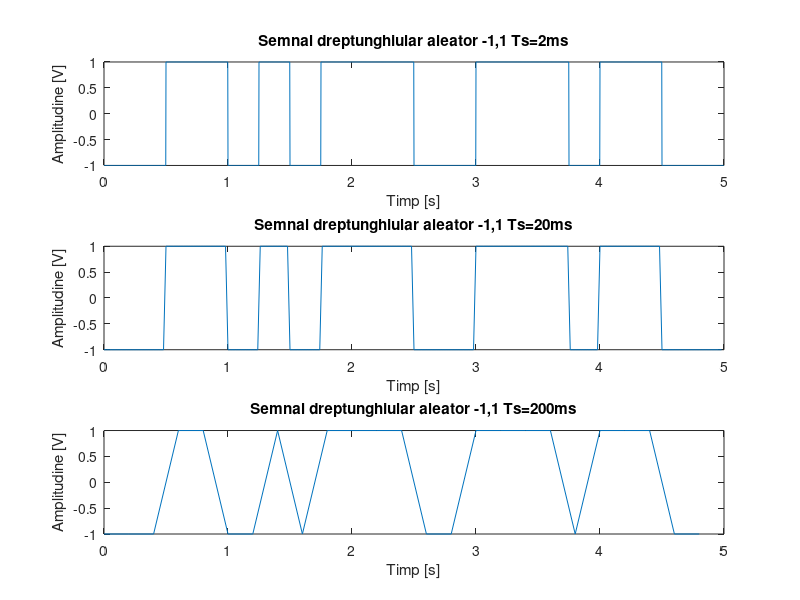
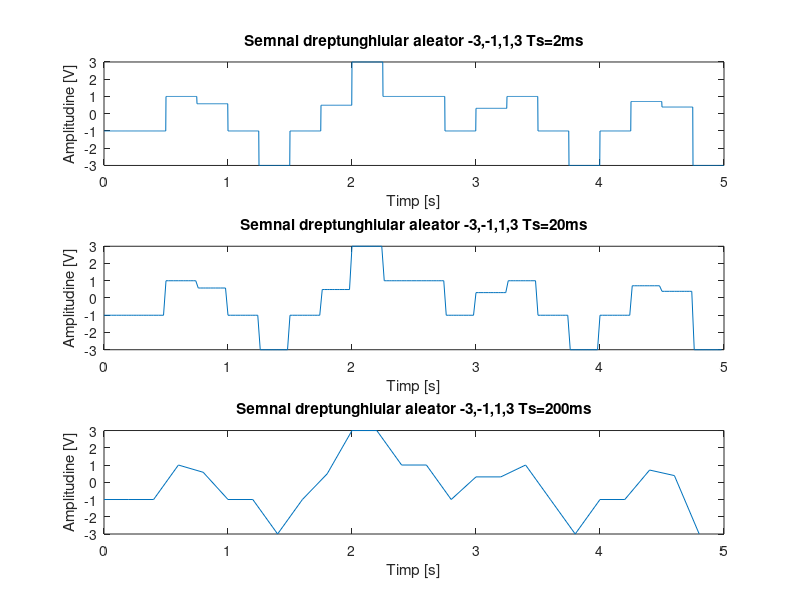
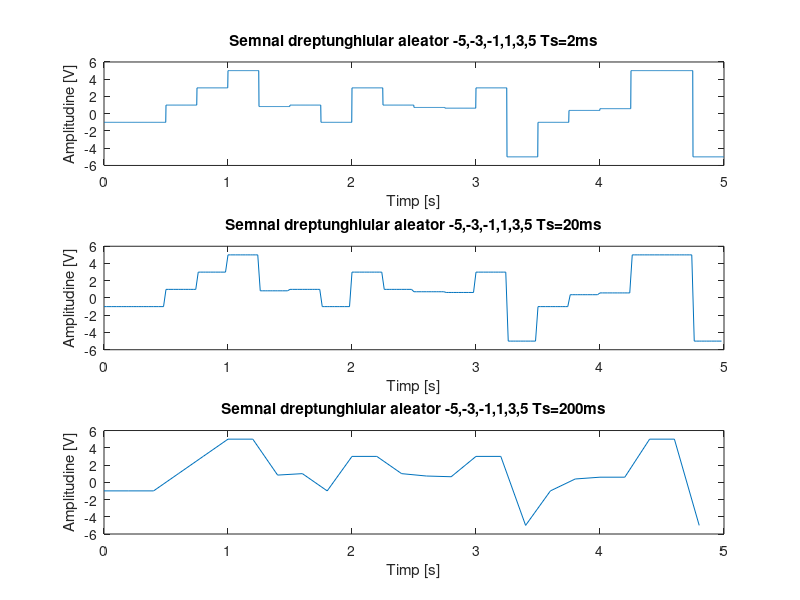
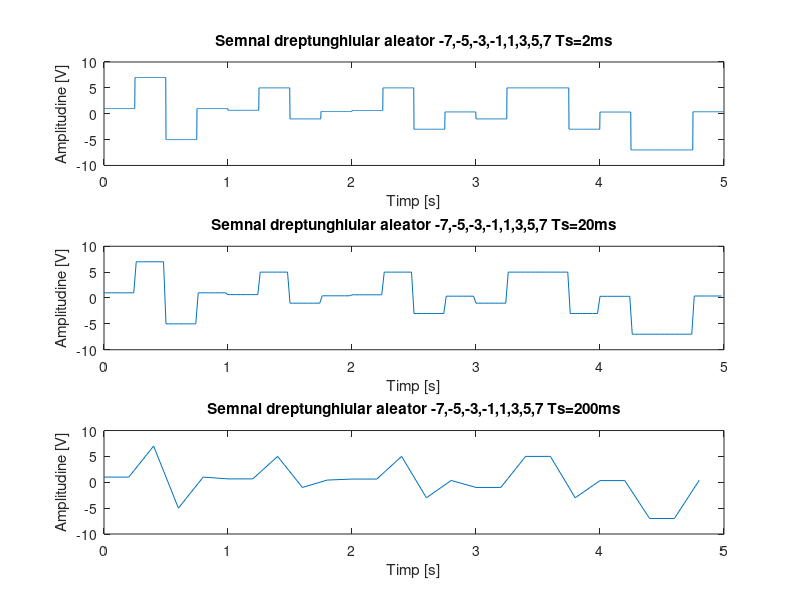

Here is the MATLAB script that generated these plots, in order:
Ts_2ms = 0.002;
Ts_20ms = 0.02;
Ts_200ms = 0.2;

%% semnal multinivel aleator a) {-1,1}


T = 5;
T_nivel = 0.25
t_2ms = 0:Ts_2ms:T-Ts_2ms;

x=rand(1,T/T_nivel);
x(x>0.5)=1;
x(x<0.5)=-1;

x_2ms =repmat(x,(T_nivel/Ts_2ms),1);
x_2ms = reshape(x_2ms,[1 ((T_nivel/Ts_2ms))*T/T_nivel])
figure(3);
subplot(3,1,1);
plot(t_2ms,x_2ms);
title('Semnal dreptunghiular aleator {-1,1} Ts=2ms');
xlabel('Timp [s]');
ylabel('Amplitudine [V]')

subplot(3,1,2);
plot(t_2ms(1:10:length(t_2ms)),x_2ms(1:10:length(x_2ms)));
title('Semnal dreptunghiular aleator {-1,1} Ts=20ms');
xlabel('Timp [s]');
ylabel('Amplitudine [V]')

subplot(3,1,3);
plot(t_2ms(1:100:length(t_2ms)),x_2ms(1:100:length(x_2ms)));
title('Semnal dreptunghiular aleator {-1,1} Ts=200ms');
xlabel('Timp [s]');
ylabel('Amplitudine [V]')

%% semnal multinivel aleator a) {-3,-1,1,3}


T = 5;
T_nivel = 0.25
t_2ms = 0:Ts_2ms:T-Ts_2ms;

x=rand(1,T/T_nivel);
x(x>0.75)=3;
x(x<0.25)=-3;
x(0.5<x(x<0.75))=1;
x(0.5>x(x>0.25))=-1;

x_2ms =repmat(x,(T_nivel/Ts_2ms),1);
x_2ms = reshape(x_2ms,[1 ((T_nivel/Ts_2ms))*T/T_nivel])
figure(4);
subplot(3,1,1);
plot(t_2ms,x_2ms);
title('Semnal dreptunghiular aleator {-3,-1,1,3} Ts=2ms');
xlabel('Timp [s]');
ylabel('Amplitudine [V]')

subplot(3,1,2);
plot(t_2ms(1:10:length(t_2ms)),x_2ms(1:10:length(x_2ms)));
title('Semnal dreptunghiular aleator {-3,-1,1,3} Ts=20ms');
xlabel('Timp [s]');
ylabel('Amplitudine [V]')

subplot(3,1,3);
plot(t_2ms(1:100:length(t_2ms)),x_2ms(1:100:length(x_2ms)));
title('Semnal dreptunghiular aleator {-3,-1,1,3} Ts=200ms');
xlabel('Timp [s]');
ylabel('Amplitudine [V]')


%% semnal multinivel aleator a) {-5,-3,-1,1,3,5}


T = 5;
T_nivel = 0.25
t_2ms = 0:Ts_2ms:T-Ts_2ms;

x=rand(1,T/T_nivel);
x(x>5/6)=5;
x(x<1/6)=-5;
x(4/6<x(x<5/6))=3;
x(2/6>x(x>1/6))=-3;
x(3/6<x(x<4/6))=1;
x(3/6>x(x>2/6))=-1;

x_2ms =repmat(x,(T_nivel/Ts_2ms),1);
x_2ms = reshape(x_2ms,[1 ((T_nivel/Ts_2ms))*T/T_nivel])
figure(5);
subplot(3,1,1);
plot(t_2ms,x_2ms);
title('Semnal dreptunghiular aleator {-5,-3,-1,1,3,5} Ts=2ms');
xlabel('Timp [s]');
ylabel('Amplitudine [V]')

subplot(3,1,2);
plot(t_2ms(1:10:length(t_2ms)),x_2ms(1:10:length(x_2ms)));
title('Semnal dreptunghiular aleator {-5,-3,-1,1,3,5} Ts=20ms');
xlabel('Timp [s]');
ylabel('Amplitudine [V]')

subplot(3,1,3);
plot(t_2ms(1:100:length(t_2ms)),x_2ms(1:100:length(x_2ms)));
title('Semnal dreptunghiular aleator {-5,-3,-1,1,3,5} Ts=200ms');
xlabel('Timp [s]');
ylabel('Amplitudine [V]')

%% semnal multinivel aleator a) {-7,-5,-3,-1,1,3,5,7}


T = 5;
T_nivel = 0.25
t_2ms = 0:Ts_2ms:T-Ts_2ms;

x=rand(1,T/T_nivel);
x(x>7/8)=7;
x(x<1/8)=-7;
x(6/8<x(x<7/8))=5;
x(2/8>x(x>1/8))=-5;
x(5/8<x(x<6/8))=3;
x(3/8>x(x>2/8))=-3;
x(4/8<x(x<5/8))=1;
x(4/8>x(x>3/8))=-1;

x_2ms =repmat(x,(T_nivel/Ts_2ms),1);
x_2ms = reshape(x_2ms,[1 ((T_nivel/Ts_2ms))*T/T_nivel])
figure(6);
subplot(3,1,1);
plot(t_2ms,x_2ms);
title('Semnal dreptunghiular aleator {-7,-5,-3,-1,1,3,5,7} Ts=2ms');
xlabel('Timp [s]');
ylabel('Amplitudine [V]')

subplot(3,1,2);
plot(t_2ms(1:10:length(t_2ms)),x_2ms(1:10:length(x_2ms)));
title('Semnal dreptunghiular aleator {-7,-5,-3,-1,1,3,5,7} Ts=20ms');
xlabel('Timp [s]');
ylabel('Amplitudine [V]')

subplot(3,1,3);
plot(t_2ms(1:100:length(t_2ms)),x_2ms(1:100:length(x_2ms)));
title('Semnal dreptunghiular aleator {-7,-5,-3,-1,1,3,5,7} Ts=200ms');
xlabel('Timp [s]');
ylabel('Amplitudine [V]')
